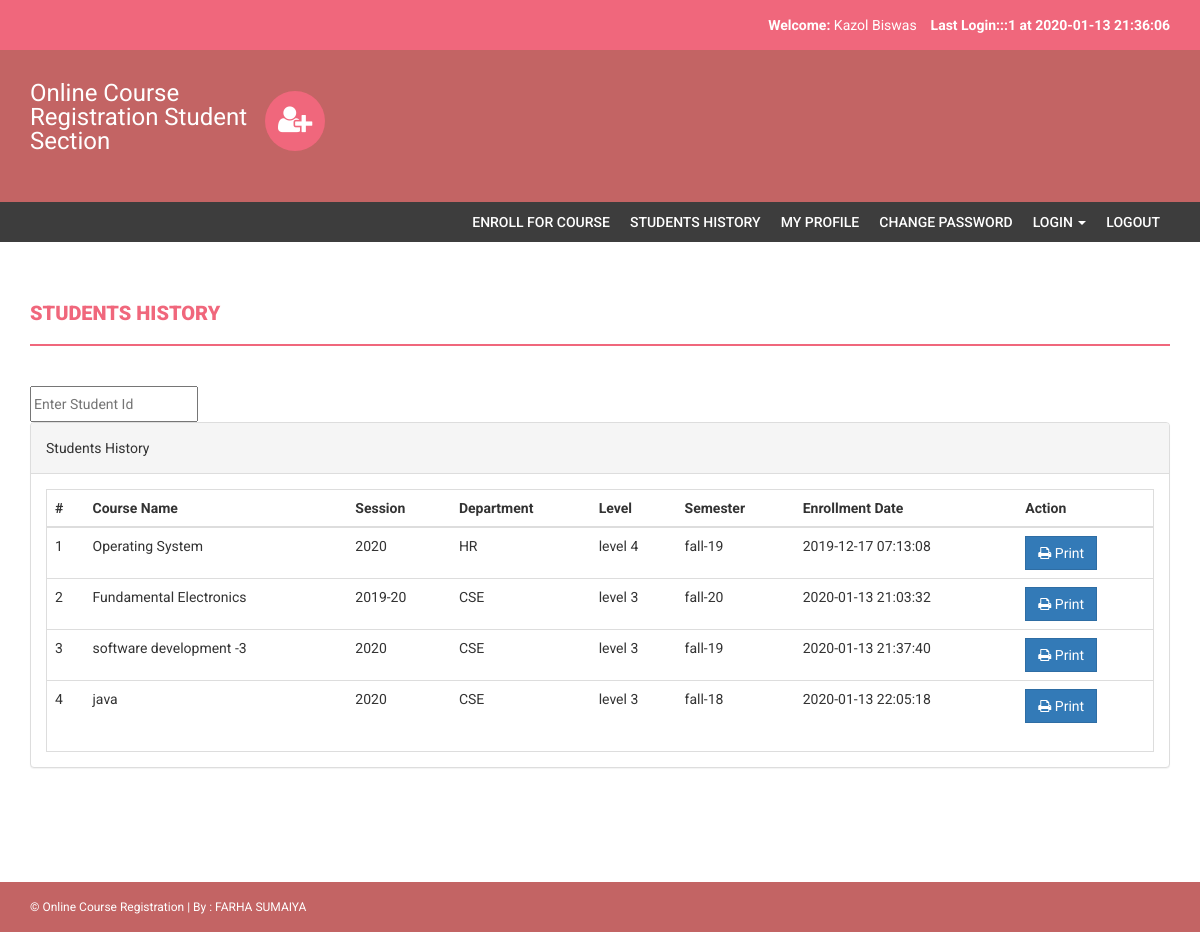
The page /enroll-history.php (signed in) on the database its author committed.
### tables this page shows
CREATE TABLE `courseenrolls` (
  `id` int(11) NOT NULL,
  `studentRegno` varchar(255) DEFAULT NULL,
  `pincode` varchar(255) DEFAULT NULL,
  `session` int(11) DEFAULT NULL,
  `department` int(11) DEFAULT NULL,
  `level` int(11) DEFAULT NULL,
  `semester` int(11) DEFAULT NULL,
  `course` int(11) DEFAULT NULL,
  `enrollDate` timestamp NULL DEFAULT current_timestamp(),
  `status` int(11) NOT NULL DEFAULT 0
);

CREATE TABLE `course` (
  `id` int(11) NOT NULL,
  `courseCode` varchar(255) DEFAULT NULL,
  `courseName` varchar(255) DEFAULT NULL,
  `courseUnit` varchar(255) DEFAULT NULL,
  `noofSeats` int(11) DEFAULT NULL,
  `creationDate` timestamp NULL DEFAULT current_timestamp(),
  `updationDate` varchar(255) DEFAULT NULL
);

CREATE TABLE `session` (
  `id` int(11) NOT NULL,
  `session` varchar(255) DEFAULT NULL,
  `creationDate` timestamp NULL DEFAULT current_timestamp()
);

CREATE TABLE `department` (
  `id` int(11) NOT NULL,
  `department` varchar(255) DEFAULT NULL,
  `creationDate` timestamp NULL DEFAULT current_timestamp()
);

CREATE TABLE `level` (
  `id` int(11) NOT NULL,
  `level` varchar(255) DEFAULT NULL,
  `creationDate` timestamp NULL DEFAULT current_timestamp()
);

CREATE TABLE `semester` (
  `id` int(11) NOT NULL,
  `semester` varchar(255) DEFAULT NULL,
  `creationDate` timestamp NULL DEFAULT current_timestamp(),
  `updationDate` varchar(255) DEFAULT NULL
);

### enroll-history.php (the view, shortened to what this page needs)
<?php
include('includes/config.php');
if(strlen($_SESSION['login'])==0)
    {
header('location:index.php');
}
else{
?>
<!DOCTYPE html>
<html xmlns="http://www.w3.org/1999/xhtml">
<head>
    <link href="assets/css/bootstrap.css" rel="stylesheet" />
    <link href="assets/css/font-awesome.css" rel="stylesheet" />
    <link href="assets/css/style.css" rel="stylesheet" />
</head>
<body>
<?php include('includes/header.php');?>
<?php if($_SESSION['login']!="")
{
 include('includes/menubar.php');
}
 ?>
    <div class="content-wrapper">
        <div class="container">
              <div class="row">
                    <div class="col-md-12">
                        <h1 class="page-head-line">Students History  </h1>
						<input type="text" name="search" placeholder="Enter Student Id">
                    </div>
                </div>
                <div class="row" >
                <div class="col-md-12">
                    <div class="panel panel-default">
                        <div class="panel-heading">
                          Students  History
                        </div>
                        <div class="panel-body">
                            <div class="table-responsive table-bordered">
                                <table class="table">
                                    <thead>
                                        <tr>
                                            <th>#</th>
                                            <th>Course Name </th>
                                            <th>Session </th>
                                            <th> Department</th>
                                             <th>Level</th>
                                                <th>Semester</th>
                                             <th>Enrollment Date</th>
                                             <th>Action</th>
                                        </tr>
                                    </thead>
                                    <tbody>
<?php
$sql=mysqli_query($con,"select courseenrolls.course as cid, course.courseName as courname,session.session as session,department.department as dept,level.level as level,courseenrolls.enrollDate as edate ,semester.semester as sem from courseenrolls join course on course.id=courseenrolls.course join session on session.id=courseenrolls.session join department on department.id=courseenrolls.department join level on level.id=courseenrolls.level  join semester on semester.id=courseenrolls.semester  where courseenrolls.status=1 and courseenrolls.studentRegno='".$_SESSION['login']."'");
$cnt=1;
while($row=mysqli_fetch_array($sql))
{
?>
                                        <tr>
                                            <td><?php echo $cnt;?></td>
                                            <td><?php echo htmlentities($row['courname']);?></td>
                                            <td><?php echo htmlentities($row['session']);?></td>
                                            <td><?php echo htmlentities($row['dept']);?></td>
                                            <td><?php echo htmlentities($row['level']);?></td>
                                            <td><?php echo htmlentities($row['sem']);?></td>
                                             <td><?php echo htmlentities($row['edate']);?></td>
                                            <td>
                                            <a href="print.php?id=<?php echo $row['cid']?>" target="_blank">
<button class="btn btn-primary"><i class="fa fa-print "></i> Print</button> </a>
                                            </td>
                                        </tr>
<?php
$cnt++;
} ?>
                                    </tbody>
                                </table>
                            </div>
                        </div>
                    </div>
                </div>
            </div>
        </div>
    </div>
  <?php include('includes/footer.php');?>
</body>
</html>
<?php } ?>

### includes/header.php (shortened to what this page needs)
<?php
include("includes/config.php");
?>
<?php if($_SESSION['login']!="")
{?>
<header>
        <div class="container">
            <div class="row">
                <div class="col-md-12">
                    <strong>Welcome: </strong><?php echo htmlentities($_SESSION['sname']);?>
                    <strong>Last Login:<?php
        $ret=mysqli_query($con,"SELECT  * from userlog where studentRegno='".$_SESSION['login']."' order by id desc limit 1,1");
                    $row=mysqli_fetch_array($ret);
                    echo $row['userip']; ?> at <?php echo $row['loginTime'];?></strong>
                </div>
            </div>
        </div>
    </header>
    <?php } ?>
    <div class="navbar navbar-inverse set-radius-zero">
        <div class="container">
            <div class="navbar-header">
                <a class="navbar-brand" href="#" style="color:#fff; font-size:24px;4px; line-height:24px; ">
                   Online Course Registration Student Section
                </a>
            </div>
            <div class="left-div">
                <i class="fa fa-user-plus login-icon" ></i>
        </div>
            </div>
        </div>

### assets/css/style.css (style rules this page uses)
body { font-family: 'Roboto', sans-serif; line-height: 30px; }
.set-radius-zero { border-radius: 0px; -moz-border-radius: 0px; -webkit-border-radius: 0px; }
.content-wrapper { margin-top: 40px; min-height: 600px; padding-bottom: 60px; }
.page-head-line { font-weight: 900; padding-bottom: 20px; border-bottom: 2px solid #F0677C; text-transform: uppercase; color: #F0677C; font-size: 20px; margin-bottom: 40px; }
.btn { border-radius: 0px; -webkit-border-radius: 0px; -moz-border-radius: 0px; }
.login-icon { height: 60px; width: 60px; padding: 13px; border-radius: 50%; font-size: 30px; margin-bottom: 20px; color: #fff; text-align: center; cursor:pointer; background-color:#F0677C; -webkit-border-radius:50%; -moz-border-radius:50%; }
header { background-color: #F0677C; color: #fff; padding: 10px; text-align: right; }
.left-div { padding-left: 30px; margin-top: 40px; margin-bottom: 30px; }
.navbar-brand { width: 250px; padding-top: 30px; }
.navbar-inverse { background-color: #C36464; border-color: transparent; }
.navbar { margin-bottom: 0px; }

### rows shown on the page
courseenrolls: course.courseName "Operating System", session.session "2020", department.department "HR", level.level "level 4", semester.semester "fall-19", enrollDate "2019-12-17 07:13:08"
courseenrolls: course.courseName "Fundamental Electronics", session.session "2019-20", department.department "CSE", level.level "level 3", semester.semester "fall-20", enrollDate "2020-01-13 21:03:32"
courseenrolls: course.courseName "software development -3", session.session "2020", department.department "CSE", level.level "level 3", semester.semester "fall-19", enrollDate "2020-01-13 21:37:40"
courseenrolls: course.courseName "java", session.session "2020", department.department "CSE", level.level "level 3", semester.semester "fall-18", enrollDate "2020-01-13 22:05:18"

### other values the page prints
$_SESSION['sname'] "Kazol Biswas"
$row['userip'] "::1"
$row['loginTime'] "2020-01-13 21:36:06"
